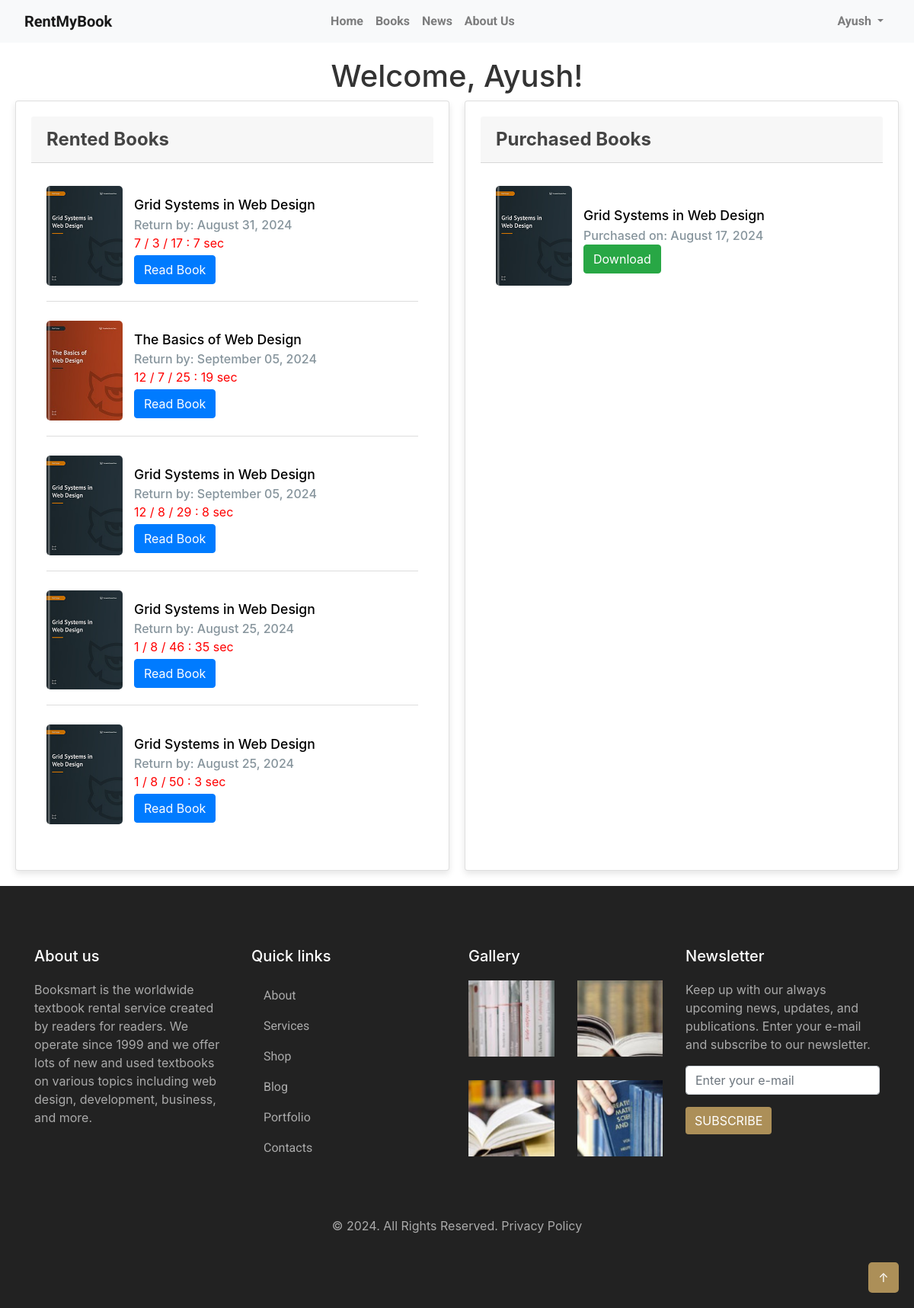
/dashboard/ (signed in), run on the app's committed database.
### books/models.py (models this page shows, shortened)
class Rental(models.Model):
    user = models.ForeignKey(User, on_delete=models.CASCADE)
    book = models.ForeignKey(Book, on_delete=models.CASCADE)
    rental_date = models.DateTimeField(auto_now_add=True)
    return_date = models.DateTimeField()

class Book(models.Model):
    title = models.CharField(max_length=200)
    author = models.CharField(max_length=200)
    description = models.TextField()
    cover_image = models.ImageField(upload_to='book_covers/')
    sample_pdf = models.FileField(upload_to='book_samples/')
    full_pdf = models.FileField(upload_to='book_full/')
    price = models.DecimalField(max_digits=6, decimal_places=2)
    rental_price = models.DecimalField(max_digits=10, decimal_places=2, null=True, blank=True, default=0.00)

class Purchase(models.Model):
    user = models.ForeignKey(User, on_delete=models.CASCADE)
    book = models.ForeignKey(Book, on_delete=models.CASCADE)
    purchase_date = models.DateTimeField(auto_now_add=True)

### books/views.py (the view)
# urls.py: path('dashboard/', views.dashboard, name='dashboard'),
@login_required
def dashboard(request):
    rentals = Rental.objects.filter(user=request.user)
    purchases = Purchase.objects.filter(user=request.user)
    now = timezone.now()
    for rental in rentals:
        remaining_time = rental.return_date - now
        rental.remaining_days = remaining_time.days
        rental.remaining_hours = remaining_time.seconds // 3600
        rental.remaining_minutes = (remaining_time.seconds % 3600) // 60
        rental.remaining_seconds = (remaining_time.seconds % 3600) % 60
    return render(request, 'books/dashboard.html', {'rentals': rentals, 'purchases': purchases, 'now': now})

### templates/books/dashboard.html (shortened to what this page needs)
{% extends 'layout/base.html' %}
{% block body %}
<div class="dashboard-container">
    <h1>Welcome, {{ user.username }}!</h1>
    <div class="dashboard-row">
        <div class="card">
            <div class="card-header">Rented Books</div>
            <div class="card-body">
                {% if rentals %}
                {% for rental in rentals %}
                <div class="rental-item" data-return-date="{{ rental.return_date|date:'c' }}">
                    <img src="{{ rental.book.cover_image.url }}" alt="{{ rental.book.title }}" class="book-image">
                    <div>
                        <p style="color: #86949c; font-weight: 500;"><span>{{ rental.book.title }}</span> <br> Return by: {{ rental.return_date|date:"F d, Y" }}</p>
                        <p class="remaining-time" style="color: red;">Calculating...</p>
                        <a href="{{ rental.book.sample_pdf.url }}" class="btn btn-primary mt-1 read-book-button" target="_blank">Read Book</a>
                    </div>
                </div>
                {% endfor %}
                {% else %}
                <p>You have no rented books.</p>
                {% endif %}
            </div>
        </div>
        <div class="card">
            <div class="card-header">Purchased Books</div>
            <div class="card-body">
                {% if purchases %}
                {% for purchase in purchases %}
                <div class="purchase-item">
                    <img src="{{ purchase.book.cover_image.url }}" alt="{{ purchase.book.title }}" class="book-image">
                    <div>
                        <p style="color: #86949c; font-weight: 500;"><span>{{ purchase.book.title }}</span> <br> Purchased on: {{ purchase.purchase_date|date:"F d, Y" }}</p>
                        <a href="{{ purchase.book.full_pdf.url }}" class="btn btn-success" download>Download</a>
                    </div>
                </div>
                {% endfor %}
                {% else %}
                <p>You have not purchased any books.</p>
                {% endif %}
            </div>
        </div>
    </div>
</div>
{% endblock body %}

### templates/components/navbar.html (shortened to what this page needs)
<!DOCTYPE html>
<html lang="en">
<head>
    <link href="https://maxcdn.bootstrapcdn.com/bootstrap/4.5.2/css/bootstrap.min.css" rel="stylesheet">
</head>
<body>
    <nav class="navbar navbar-expand-lg navbar-light bg-light">
        <a class="navbar-brand" href="{% url 'home' %}">RentMyBook</a>
        <div class="collapse navbar-collapse" id="navbarNav">
            <ul class="navbar-nav navbar-nav-center" style="margin-right: 20rem; font-weight: bold;">
                <li class="nav-item">
                    <a class="nav-link" href="{% url 'home' %}">Home</a>
                </li>
                <li class="nav-item">
                    <a class="nav-link" href="{% url 'books' %}">Books</a>
                </li>
                <li class="nav-item">
                    <a class="nav-link" href="{% url 'latest_news' %}">News</a>
                </li>
                <li class="nav-item">
                    <a class="nav-link" href="{% url 'about' %}">About Us</a>
                </li>
            </ul>
            <ul class="navbar-nav ml-auto" style="margin-right: 1rem; font-weight: bold;">
                {% if request.user.is_authenticated %}
                    <li class="nav-item dropdown">
                        <a class="nav-link dropdown-toggle" href="#" id="navbarDropdown" role="button" data-toggle="dropdown" aria-haspopup="true" aria-expanded="false">
                            {{ request.user.username }}
                        </a>
                    </li>
                {% endif %}
            </ul>
        </div>
    </nav>
</body>
</html>

### templates/books/dashboard.html (style rules this page uses)
.dashboard-container { max-width: 1200px; margin: 0 auto; padding: 20px; }
h1 { text-align: center; color: #333; margin-bottom: 30px; font-size: 2rem; }
.dashboard-row { display: flex; justify-content: space-between; flex-wrap: wrap; gap: 20px; }
.card { border: 1px solid #ddd; border-radius: 10px; box-shadow: 0 4px 8px rgba(0, 0, 0, 0.1); padding: 20px; background-color: #fff; flex: 1; min-width: 300px; transition: transform 0.3s ease, box-shadow 0.3s ease; }
.card-header { font-size: 1.5rem; font-weight: bold; margin-bottom: 15px; color: #444; border-bottom: 2px solid #007bff; padding-bottom: 5px; }
.card-body { display: flex; flex-direction: column; gap: 15px; }
.rental-item, .purchase-item { display: flex; align-items: center; gap: 15px; border-bottom: 1px solid #ddd; padding: 10px 0; }
.rental-item:last-child, .purchase-item:last-child { border-bottom: none; }
.book-image { max-width: 100px; max-height: 150px; object-fit: cover; margin-bottom: 10px; border-radius: 5px; }
.card-body p { font-size: 1rem; color: #333; margin: 0; flex: 1; }
.card-body span { font-size: 1.1rem; font-weight: 500; color: black; }
.remaining-time { font-size: 0.9rem; color: #d9534f; }
.btn-success, .btn-primary { border-radius: 5px; padding: 8px 16px; text-decoration: none; color: #fff; font-weight: bold; display: inline-block; transition: background-color 0.3s ease, transform 0.3s ease; }
.btn-success { background-color: #6c757d; }
.btn-primary { background-color: #007bff; }

### templates/components/navbar.html (style rules this page uses)
.navbar-nav { margin-left: auto; margin-right: auto; }
.navbar-brand { flex-grow: 1; text-align: left; margin-left: 1rem; font-weight: bold; font-family: 'Roboto', sans-serif; }
.navbar-nav-center { display: flex; justify-content: center; flex-grow: 2; }
.nav-link, .dropdown-item { font-family: 'Roboto', sans-serif; }

### templates/components/footer.html (style rules this page uses)
p, .nav-link { color: #aaa; }

### data on the page
Rental: book.cover_image (picture), book "Grid Systems in Web Design", return_date "August 31, 2024"
Rental: book.cover_image (picture), book "The Basics of Web Design", return_date "September 05, 2024"
Rental: book.cover_image (picture), book "Grid Systems in Web Design", return_date "September 05, 2024"
Rental: book.cover_image (picture), book "Grid Systems in Web Design", return_date "August 25, 2024"
Rental: book.cover_image (picture), book "Grid Systems in Web Design", return_date "August 25, 2024"
Purchase: book.cover_image (picture), book "Grid Systems in Web Design", purchase_date "August 17, 2024"

### other printed values
{{ request.user.username }} "Ayush"
{{ user.username }} "Ayush"
